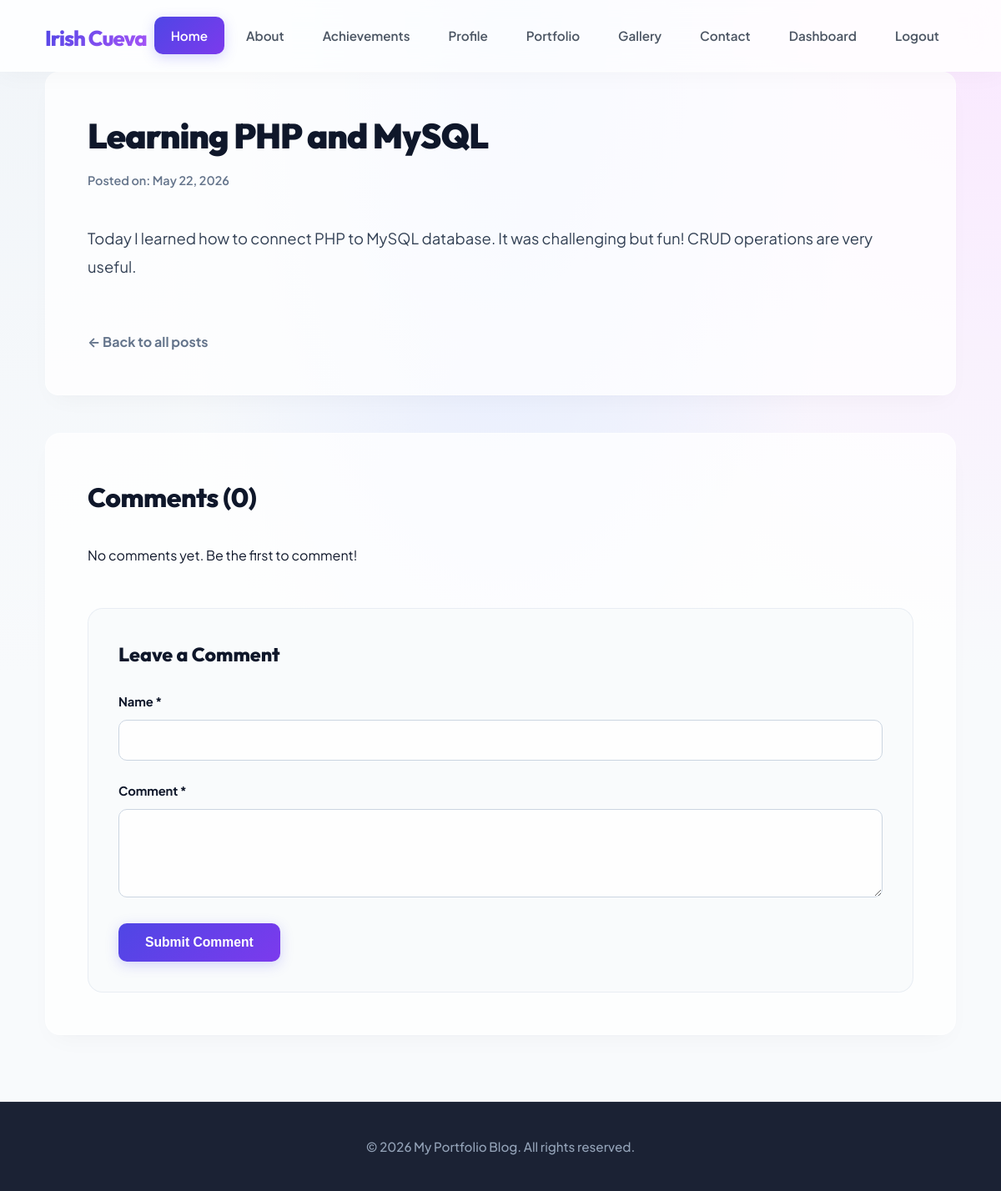
Page /index.php?page=post&id=2 (signed in) on the committed database.
### tables this page shows
CREATE TABLE IF NOT EXISTS posts (
    id INT AUTO_INCREMENT PRIMARY KEY,
    title VARCHAR(200) NOT NULL,
    content TEXT NOT NULL,
    created_at TIMESTAMP DEFAULT CURRENT_TIMESTAMP
);

### pages/post.php (the view, shortened to what this page needs)
<?php
$post_id = isset($_GET['id']) ? (int)$_GET['id'] : 0;
$stmt = $pdo->prepare("SELECT * FROM posts WHERE id = :id");
$stmt->execute(['id' => $post_id]);
$post = $stmt->fetch(PDO::FETCH_ASSOC);
$stmt = $pdo->prepare("SELECT * FROM comments WHERE post_id = :post_id ORDER BY created_at DESC");
$stmt->execute(['post_id' => $post_id]);
$comments = $stmt->fetchAll(PDO::FETCH_ASSOC);
include 'includes/header.php';
?>
<main class="container">
    <article class="single-post" style="overflow: hidden; border-radius: 16px;">
        <h2><?php echo htmlspecialchars($post['title']); ?></h2>
        <div class="post-meta">Posted on: <?php echo date('F j, Y', strtotime($post['created_at'])); ?></div>
        <div class="post-content">
            <p><?php echo nl2br(htmlspecialchars($post['content'])); ?></p>
        </div>
        <a href="index.php?page=home" class="back-link">← Back to all posts</a>
    </article>
    <div class="comments-section">
        <h3>Comments (<?php echo count($comments); ?>)</h3>
        <?php if (count($comments) > 0): ?>
            <?php foreach ($comments as $comment): ?>
                <div class="comment">
                    <strong><?php echo htmlspecialchars($comment['name']); ?></strong>
                    <span class="comment-date"><?php echo date('F j, Y g:i A', strtotime($comment['created_at'])); ?></span>
                    <p><?php echo nl2br(htmlspecialchars($comment['comment'])); ?></p>
                </div>
            <?php endforeach; ?>
        <?php else: ?>
            <p class="no-comments">No comments yet. Be the first to comment!</p>
        <?php endif; ?>
        <div class="comment-form">
            <h4>Leave a Comment</h4>
            <form method="POST" action="">
                <div class="form-group">
                    <label for="name">Name *</label>
                    <input type="text" id="name" name="name" required>
                </div>
                <div class="form-group">
                    <label for="comment">Comment *</label>
                    <textarea id="comment" name="comment" rows="4" required></textarea>
                </div>
                <button type="submit" name="submit_comment">Submit Comment</button>
            </form>
        </div>
    </div>
</main>
<?php include 'includes/footer.php'; ?>

### assets/css/style.css (style rules this page uses)
:root { --font-primary: 'Plus Jakarta Sans', system-ui, -apple-system, sans-serif; --font-display: 'Outfit', system-ui, -apple-system, sans-serif; --color-primary-hsl: 242, 85%, 65%; --color-primary: hsl(var(--color-primary-hsl)); --color-primary-light: hsla(var(--color-primary-hsl), 0.08); --color-primary-glow: hsla(var(--color-primary-hsl), 0.25); --color-secondary-hsl: 168, 80%, 40%; --color-secondary: hsl(var(--color-secondary-hsl)); --color-secondary-light: hsla(var(--color-secondary-hsl), 0.1); --color-dark: #0f172a; --color-dark-muted: #64748b; --color-border: rgba(226, 232, 240, 0.7); --glass-bg: rgba(255, 255, 255, 0.75); --glass-border: rgba(255, 255, 255, 0.5); --glass-shadow: 0 8px 32px 0 rgba(31, 38, 135, 0.04); --border-radius-sm: 10px; --border-radius-md: 18px; --border-radius-lg: 28px; --shadow-sm: 0 4px 12px rgba(0, 0, 0, 0.02); --shadow-md: 0 12px 30px -10px rgba(15, 23, 42, 0.04), 0 8px 16px -8px rgba(15, 23, 42, 0.02); --shadow-lg: 0 26px 50px -15px rgba(99, 102, 241, 0.12), 0 0 1px 0 rgba(99, 102, 241, 0.2); }
* { margin: 0; padding: 0; box-sizing: border-box; }
body { font-family: var(--font-primary); line-height: 1.65; color: var(--color-dark); background: radial-gradient(at 0% 0%, #f1f5f9 0, transparent 40%), radial-gradient(at 50% 0%, #e0e7ff 0, transparent 50%), radial-gradient(at 100% 0%, #fae8ff 0, transparent 40%), #f8fafc; background-attachment: fixed; overflow-x: hidden; padding-bottom: 0; }
.container { max-width: 1140px; margin: auto; padding: 0 24px; }
main { animation: fadeInUp 0.75s cubic-bezier(0.16, 1, 0.3, 1) both; padding-top: 30px; }
.posts-list h3, .comments-section h3 { font-family: var(--font-display); font-size: 2rem; font-weight: 800; margin-bottom: 30px; color: var(--color-dark); letter-spacing: -0.5px; }
.post-meta { color: var(--color-dark-muted); font-size: 0.9rem; margin-bottom: 20px; display: flex; align-items: center; gap: 8px; font-weight: 600; }
.single-post { background: var(--glass-bg); backdrop-filter: blur(12px); padding: 50px; border-radius: var(--border-radius-md); box-shadow: var(--shadow-md); border: 1px solid var(--glass-border); margin-bottom: 45px; }
.single-post h2 { font-family: var(--font-display); font-size: 2.6rem; font-weight: 900; margin-bottom: 16px; letter-spacing: -1px; line-height: 1.25; }
.post-content { margin: 40px 0; font-size: 1.15rem; line-height: 1.85; color: #334155; }
.back-link { display: inline-block; margin-top: 20px; color: var(--color-dark-muted); text-decoration: none; font-weight: 700; transition: all 0.3s; }
.comments-section { background: var(--glass-bg); backdrop-filter: blur(12px); padding: 50px; border-radius: var(--border-radius-md); box-shadow: var(--shadow-md); border: 1px solid var(--glass-border); }
.comment-form { margin-top: 50px; background: rgba(248, 250, 252, 0.8); padding: 36px; border-radius: var(--border-radius-md); border: 1px solid var(--color-border); }
.comment-form h4 { font-family: var(--font-display); font-size: 1.45rem; font-weight: 800; margin-bottom: 24px; }
.form-group { margin-bottom: 24px; }
.form-group label { display: block; margin-bottom: 10px; font-weight: 700; font-size: 0.92rem; color: var(--color-dark); letter-spacing: -0.1px; }
.form-group input, .form-group textarea { width: 100%; padding: 14px 20px; border: 1.5px solid #cbd5e1; border-radius: var(--border-radius-sm); font-family: inherit; font-size: 15px; transition: all 0.3s; background: rgba(255, 255, 255, 0.9); }
button[type="submit"] { background: linear-gradient(135deg, #4f46e5 0%, #7c3aed 100%); color: white; padding: 14px 32px; border: none; border-radius: var(--border-radius-sm); font-weight: 700; font-size: 0.98rem; cursor: pointer; box-shadow: 0 4px 15px var(--color-primary-glow); transition: all 0.3s cubic-bezier(0.16, 1, 0.3, 1); }

### rows in the picture
posts: title "Learning PHP and MySQL", created_at "May 22, 2026", content "Today I learned how to connect PHP to MySQL database. It was challenging but fun! CRUD operations are very useful."

### other values in the picture
count($comments) "0"
$footer_text "My Portfolio Blog"
